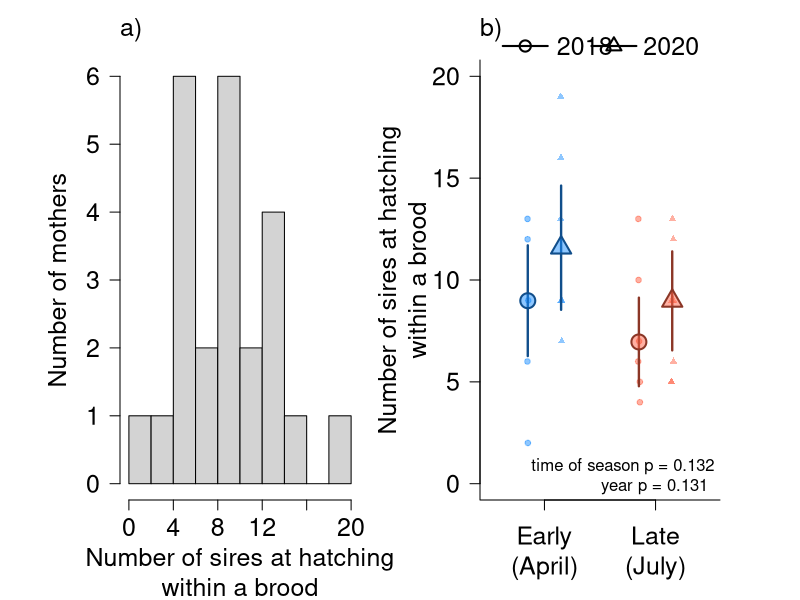

Here is the R script that generated this plot:
### This code produces Figure 3, and associated analyses, in: 
### Hooks AP, Burgess SC. Variation in polyandry, reproductive output, 
# and within-brood genetic diversity in a marine snail population 
# across seasons and years. Marine Ecology Progress Series
# Code written by Alex Hooks, hooksap@gmail.com
# with input from Scott Burgess, sburgess@bio.fsu.edu

# R version 4.2.3 (2023-03-15) -- "Shortstop Beagle"

# Load required libraries
library(glmmTMB) 

# Import data
eff.sire<- read.csv("Data for Figure 3 and 4.csv", header=T,stringsAsFactors=T)

# Change year to a factor
eff.sire$year <- factor(eff.sire$year)
summary(eff.sire)
head(eff.sire)


# Did the number of sires vary between years or seasons?
m1 <- glmmTMB(number.sire ~ year * time.season, family='nbinom1',data=eff.sire)
summary(m1)
m2 <- glmmTMB(number.sire ~ year + time.season, family='nbinom1', data=eff.sire)
anova(m1,m2,test="Chisq") # no interaction
m3 <- glmmTMB(number.sire ~ year, family='nbinom1', data=eff.sire)
anova(m2,m3,test="Chisq") # no effect of time.season (X2=2.2695, df=1, p=0.1319)
m4 <- glmmTMB(number.sire ~ time.season, family='nbinom1', data=eff.sire)
anova(m2,m4,test="Chisq") # no effect of year (X2=2.2761, df=1, p=0.1314)
m5 <- glmmTMB(number.sire ~ 1, family='nbinom1', data=eff.sire)
anova(m3,m5,test="Chisq") # no effect of year
anova(m4,m5,test="Chisq") # no effect of time.season
a.year.p.value <- round(anova(m2,m4,test="Chisq")$'Pr(>Chisq)'[2],3) # populates p values onto figures
a.time.season.p.value <- round(anova(m2,m3,test="Chisq")$'Pr(>Chisq)'[2],3) # for plotting

# On average, there were 9.13 (95% CI 7.64 - 10.90) sires per egg string per mother
exp(confint(m5)) # 7.64 - 10.89
# One mother had only 2 sires per egg string, while one mother had 19 sires per egg string 
range(eff.sire$number.sire) #range 2-19
mean(eff.sire$number.sire) #mean 9.125

m2 <- glmmTMB(number.sire ~ year + time.season, family='nbinom1', data=eff.sire)
seasonvec<- unique(eff.sire$time.season)
yearvec<- unique(eff.sire$year)
newdata.s <- expand.grid(time.season=seasonvec, year=yearvec)
pred <- predict(m2,newdata.s,se.fit = T,type="response")
newdata.s <- data.frame(
  newdata.s, 
  fit = pred$fit, 
  plo = pred$fit - (2 * pred$se.fit), 
  phi = pred$fit + (2 * pred$se.fit)) 




# Make plot - Figure 3
quartz(width=9,height=5)
par(mfrow=c(1,2),mar=c(3,4,1,2),oma=c(2,2,2,2))

#pane a histogram
with(eff.sire,hist(number.sire,breaks=c(0,2,4,6,8,10,12,14,16,18,20),main="",las=1,ylab="",xlab="",xaxt="n",cex.axis=1.5))
axis(side=1,at=seq(0,20,by=4),cex.axis=1.5)
mtext(side=2,"Number of mothers",line=2.5,cex=1.5)
mtext(side=1,"Number of sires at hatching\nwithin a brood",line=4,cex=1.5)
mtext("a)",side=3,adj=0,cex=1.5,line=1)


#pane b
offset <- 0.15

cols <- c(adjustcolor("dodgerblue",alpha.f=0.5),adjustcolor("tomato",alpha.f=0.5))

plot(c(0.5,2.5),c(0,20),type="n",las=1,cex=2, cex.axis=1.5,ylab="",xlab="",bty="l",xaxt="n")
axis(side=1,line=0,at=c(1,2),labels=c("Early\n(April)","Late\n(July)"),cex.axis=1.5,padj=0.8)
mtext(side=2,"Number of sires at hatching\nwithin a brood",line=2.5,cex=1.5)
mtext("b)",side=3,adj=0,cex=1.5,line=1)
mtext(eval(paste("time of season p =",a.time.season.p.value)),side=1,adj=.9,cex=1,line=-2.25)
mtext(eval(paste("year p =",a.year.p.value)),side=1,adj=.91,cex=1,line=-1.25)

#Early
set.seed(1);with(eff.sire[eff.sire$year=="2018" & eff.sire$time.season=="E",],points(jitter(as.numeric(as.factor(time.season))-offset,0.3), number.sire,col=cols[1],pch=19,cex=.75))
with(newdata.s[newdata.s$time.season=="E" & newdata.s$year =="2018",], segments(c(1-offset),plo,c(1-offset),phi,lwd=2.3,col="dodgerblue4"))
with(newdata.s[newdata.s$time.season=="E" & newdata.s$year =="2018",], points(c(1-offset),fit,pch=21,cex=2,lwd=2,bg=cols[1],col="dodgerblue4"))

set.seed(1);with(eff.sire[eff.sire$year=="2020" & eff.sire$time.season=="E",],points(jitter(as.numeric(as.factor(time.season))+offset,0.3), number.sire,col=cols[1],pch=17,cex=.75))
with(newdata.s[newdata.s$time.season=="E" & newdata.s$year =="2020",], segments(c(1+offset),plo,c(1+offset),phi,lwd=2.3,col="dodgerblue4"))
with(newdata.s[newdata.s$time.season=="E" & newdata.s$year =="2020",], points(c(1+offset),fit,pch=24,cex=2,lwd=2,bg=cols[1],col="dodgerblue4"))

#Late
set.seed(1);with(eff.sire[eff.sire$year=="2018" & eff.sire$time.season=="L",],points(jitter(as.numeric(as.factor(time.season))-offset,0.3), number.sire,col=cols[2],pch=19,cex=.75))
with(newdata.s[newdata.s$time.season=="L" & newdata.s$year =="2018",], segments(c(2-offset),plo,c(2-offset),phi,lwd=2.3,col="tomato4"))
with(newdata.s[newdata.s$time.season=="L" & newdata.s$year =="2018",], points(c(2-offset),fit,pch=21,cex=2,lwd=2,bg=cols[2],col="tomato4"))

set.seed(1);with(eff.sire[eff.sire$year=="2020" & eff.sire$time.season=="L",],points(jitter(as.numeric(as.factor(time.season))+offset,0.3), number.sire,col=cols[2],pch=17,cex=.75))
with(newdata.s[newdata.s$time.season=="L" & newdata.s$year =="2020",], segments(c(2+offset),plo,c(2+offset),phi,lwd=2.3,col="tomato4"))
with(newdata.s[newdata.s$time.season=="L" & newdata.s$year =="2020",], points(c(2+offset),fit,pch=24,cex=2,lwd=2,bg=cols[2],col="tomato4"))


par(new=T,xpd=NA)
legend("topright",inset = c(.4, -.1),legend=("2018"),pch=21,cex=1.5,lwd=2,bty="n",pt.cex = 1.5,x.intersp=.4)
legend('topright',inset = c(.04, -.1),legend=("2020"),pch=24,cex=1.5,lwd=2,bty="n",pt.cex = 1.5,x.intersp=.3)
